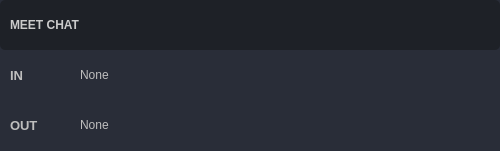
      <widget class="QFrame" name="frame_chat">
       <property name="geometry">
        <rect>
         <x>10</x>
         <y>50</y>
         <width>500</width>
         <height>151</height>
        </rect>
       </property>
       <property name="styleSheet">
        <string notr="true">background-color: rgb(41, 45, 56);
border-radius: 5px;
</string>
       </property>
       <property name="frameShape">
        <enum>QFrame::StyledPanel</enum>
       </property>
       <property name="frameShadow">
        <enum>QFrame::Raised</enum>
       </property>
       <widget class="QFrame" name="frame_chat_title_bar">
        <property name="geometry">
         <rect>
          <x>0</x>
          <y>0</y>
          <width>500</width>
          <height>50</height>
         </rect>
        </property>
        <property name="styleSheet">
         <string notr="true">background-color: rgba(27, 29, 35, 200)</string>
        </property>
        <property name="frameShape">
         <enum>QFrame::StyledPanel</enum>
        </property>
        <property name="frameShadow">
         <enum>QFrame::Raised</enum>
        </property>
        <widget class="QLabel" name="label_chat_title">
         <property name="geometry">
          <rect>
           <x>10</x>
           <y>10</y>
           <width>481</width>
           <height>30</height>
          </rect>
         </property>
         <property name="palette">
          <palette>
           <active>
            <colorrole role="WindowText">
             <brush brushstyle="SolidPattern">
              <color alpha="255">
               <red>203</red>
               <green>203</green>
               <blue>203</blue>
              </color>
             </brush>
            </colorrole>
            <colorrole role="Button">
             <brush brushstyle="SolidPattern">
              <color alpha="0">
               <red>0</red>
               <green>0</green>
               <blue>0</blue>
              </color>
             </brush>
            </colorrole>
            <colorrole role="Base">
             <brush brushstyle="SolidPattern">
              <color alpha="0">
               <red>0</red>
               <green>0</green>
               <blue>0</blue>
              </color>
             </brush>
            </colorrole>
            <colorrole role="Window">
             <brush brushstyle="SolidPattern">
              <color alpha="0">
               <red>0</red>
               <green>0</green>
               <blue>0</blue>
              </color>
             </brush>
            </colorrole>
           </active>
           <inactive>
            <colorrole role="WindowText">
             <brush brushstyle="SolidPattern">
              <color alpha="255">
               <red>203</red>
               <green>203</green>
               <blue>203</blue>
              </color>
             </brush>
            </colorrole>
            <colorrole role="Button">
             <brush brushstyle="SolidPattern">
              <color alpha="0">
               <red>0</red>
               <green>0</green>
               <blue>0</blue>
              </color>
             </brush>
            </colorrole>
            <colorrole role="Base">
             <brush brushstyle="SolidPattern">
              <color alpha="0">
               <red>0</red>
               <green>0</green>
               <blue>0</blue>
              </color>
             </brush>
            </colorrole>
            <colorrole role="Window">
             <brush brushstyle="SolidPattern">
              <color alpha="0">
               <red>0</red>
               <green>0</green>
               <blue>0</blue>
              </color>
             </brush>
            </colorrole>
           </inactive>
           <disabled>
            <colorrole role="WindowText">
             <brush brushstyle="SolidPattern">
              <color alpha="255">
               <red>190</red>
               <green>190</green>
               <blue>190</blue>
              </color>
             </brush>
            </colorrole>
            <colorrole role="Button">
             <brush brushstyle="SolidPattern">
              <color alpha="0">
               <red>0</red>
               <green>0</green>
               <blue>0</blue>
              </color>
             </brush>
            </colorrole>
            <colorrole role="Base">
             <brush brushstyle="SolidPattern">
              <color alpha="0">
               <red>0</red>
               <green>0</green>
               <blue>0</blue>
              </color>
             </brush>
            </colorrole>
            <colorrole role="Window">
             <brush brushstyle="SolidPattern">
              <color alpha="0">
               <red>0</red>
               <green>0</green>
               <blue>0</blue>
              </color>
             </brush>
            </colorrole>
           </disabled>
          </palette>
         </property>
         <property name="font">
          <font>
           <family>Segoe UI</family>
           <weight>75</weight>
           <bold>true</bold>
          </font>
         </property>
         <property name="styleSheet">
          <string notr="true">background: transparent;
</string>
         </property>
         <property name="text">
          <string>MEET CHAT</string>
         </property>
        </widget>
       </widget>
       <widget class="QFrame" name="frame_chat_input_bar">
        <property name="geometry">
         <rect>
          <x>70</x>
          <y>50</y>
          <width>470</width>
          <height>50</height>
         </rect>
        </property>
        <property name="frameShape">
         <enum>QFrame::StyledPanel</enum>
        </property>
        <property name="frameShadow">
         <enum>QFrame::Raised</enum>
        </property>
        <widget class="QLabel" name="label_chat_input">
         <property name="geometry">
          <rect>
           <x>10</x>
           <y>10</y>
           <width>440</width>
           <height>30</height>
          </rect>
         </property>
         <property name="palette">
          <palette>
           <active>
            <colorrole role="WindowText">
             <brush brushstyle="SolidPattern">
              <color alpha="255">
               <red>190</red>
               <green>190</green>
               <blue>190</blue>
              </color>
             </brush>
            </colorrole>
            <colorrole role="Button">
             <brush brushstyle="SolidPattern">
              <color alpha="255">
               <red>41</red>
               <green>45</green>
               <blue>56</blue>
              </color>
             </brush>
            </colorrole>
            <colorrole role="Base">
             <brush brushstyle="SolidPattern">
              <color alpha="255">
               <red>41</red>
               <green>45</green>
               <blue>56</blue>
              </color>
             </brush>
            </colorrole>
            <colorrole role="Window">
             <brush brushstyle="SolidPattern">
              <color alpha="255">
               <red>41</red>
               <green>45</green>
               <blue>56</blue>
              </color>
             </brush>
            </colorrole>
           </active>
           <inactive>
            <colorrole role="WindowText">
             <brush brushstyle="SolidPattern">
              <color alpha="255">
               <red>190</red>
               <green>190</green>
               <blue>190</blue>
              </color>
             </brush>
            </colorrole>
            <colorrole role="Button">
             <brush brushstyle="SolidPattern">
              <color alpha="255">
               <red>41</red>
               <green>45</green>
               <blue>56</blue>
              </color>
             </brush>
            </colorrole>
            <colorrole role="Base">
             <brush brushstyle="SolidPattern">
              <color alpha="255">
               <red>41</red>
               <green>45</green>
               <blue>56</blue>
              </color>
             </brush>
            </colorrole>
            <colorrole role="Window">
             <brush brushstyle="SolidPattern">
              <color alpha="255">
               <red>41</red>
               <green>45</green>
               <blue>56</blue>
              </color>
             </brush>
            </colorrole>
           </inactive>
           <disabled>
            <colorrole role="WindowText">
             <brush brushstyle="SolidPattern">
              <color alpha="255">
               <red>190</red>
               <green>190</green>
               <blue>190</blue>
              </color>
             </brush>
            </colorrole>
            <colorrole role="Button">
             <brush brushstyle="SolidPattern">
              <color alpha="255">
               <red>41</red>
               <green>45</green>
               <blue>56</blue>
              </color>
             </brush>
            </colorrole>
            <colorrole role="Base">
             <brush brushstyle="SolidPattern">
              <color alpha="255">
               <red>41</red>
               <green>45</green>
               <blue>56</blue>
              </color>
             </brush>
            </colorrole>
            <colorrole role="Window">
             <brush brushstyle="SolidPattern">
              <color alpha="255">
               <red>41</red>
               <green>45</green>
               <blue>56</blue>
              </color>
             </brush>
            </colorrole>
           </disabled>
          </palette>
         </property>
         <property name="font">
          <font>
           <family>Segoe UI</family>
           <pointsize>9</pointsize>
           <weight>50</weight>
           <bold>false</bold>
          </font>
         </property>
         <property name="frameShadow">
          <enum>QFrame::Sunken</enum>
         </property>
         <property name="text">
          <string>None</string>
         </property>
        </widget>
       </widget>
       <widget class="QFrame" name="frame_chat_output_bar">
        <property name="geometry">
         <rect>
          <x>70</x>
          <y>100</y>
          <width>470</width>
          <height>50</height>
         </rect>
        </property>
        <property name="font">
         <font>
          <family>Ubuntu</family>
          <pointsize>11</pointsize>
         </font>
        </property>
        <property name="frameShape">
         <enum>QFrame::StyledPanel</enum>
        </property>
        <property name="frameShadow">
         <enum>QFrame::Raised</enum>
        </property>
        <widget class="QLabel" name="label_chat_output">
         <property name="geometry">
          <rect>
           <x>10</x>
           <y>10</y>
           <width>440</width>
           <height>30</height>
          </rect>
         </property>
         <property name="palette">
          <palette>
           <active>
            <colorrole role="WindowText">
             <brush brushstyle="SolidPattern">
              <color alpha="255">
               <red>190</red>
               <green>190</green>
               <blue>190</blue>
              </color>
             </brush>
            </colorrole>
            <colorrole role="Button">
             <brush brushstyle="SolidPattern">
              <color alpha="255">
               <red>41</red>
               <green>45</green>
               <blue>56</blue>
              </color>
             </brush>
            </colorrole>
            <colorrole role="Base">
             <brush brushstyle="SolidPattern">
              <color alpha="255">
               <red>41</red>
               <green>45</green>
               <blue>56</blue>
              </color>
             </brush>
            </colorrole>
            <colorrole role="Window">
             <brush brushstyle="SolidPattern">
              <color alpha="255">
               <red>41</red>
               <green>45</green>
               <blue>56</blue>
              </color>
             </brush>
            </colorrole>
           </active>
           <inactive>
            <colorrole role="WindowText">
             <brush brushstyle="SolidPattern">
              <color alpha="255">
               <red>190</red>
               <green>190</green>
               <blue>190</blue>
              </color>
             </brush>
            </colorrole>
            <colorrole role="Button">
             <brush brushstyle="SolidPattern">
              <color alpha="255">
               <red>41</red>
               <green>45</green>
               <blue>56</blue>
              </color>
             </brush>
            </colorrole>
            <colorrole role="Base">
             <brush brushstyle="SolidPattern">
              <color alpha="255">
               <red>41</red>
               <green>45</green>
               <blue>56</blue>
              </color>
             </brush>
            </colorrole>
            <colorrole role="Window">
             <brush brushstyle="SolidPattern">
              <color alpha="255">
               <red>41</red>
               <green>45</green>
               <blue>56</blue>
              </color>
             </brush>
            </colorrole>
           </inactive>
           <disabled>
            <colorrole role="WindowText">
             <brush brushstyle="SolidPattern">
              <color alpha="255">
               <red>190</red>
               <green>190</green>
               <blue>190</blue>
              </color>
             </brush>
            </colorrole>
            <colorrole role="Button">
             <brush brushstyle="SolidPattern">
              <color alpha="255">
               <red>41</red>
               <green>45</green>
               <blue>56</blue>
              </color>
             </brush>
            </colorrole>
            <colorrole role="Base">
             <brush brushstyle="SolidPattern">
              <color alpha="255">
               <red>41</red>
               <green>45</green>
               <blue>56</blue>
              </color>
             </brush>
            </colorrole>
            <colorrole role="Window">
             <brush brushstyle="SolidPattern">
              <color alpha="255">
               <red>41</red>
               <green>45</green>
               <blue>56</blue>
              </color>
             </brush>
            </colorrole>
           </disabled>
          </palette>
         </property>
         <property name="font">
          <font>
           <family>Segoe UI</family>
           <pointsize>9</pointsize>
          </font>
         </property>
         <property name="frameShape">
          <enum>QFrame::NoFrame</enum>
         </property>
         <property name="frameShadow">
          <enum>QFrame::Sunken</enum>
         </property>
         <property name="text">
          <string>None</string>
         </property>
        </widget>
       </widget>
       <widget class="QLabel" name="label_chat_out_title">
        <property name="geometry">
         <rect>
          <x>10</x>
          <y>110</y>
          <width>50</width>
          <height>30</height>
         </rect>
        </property>
        <property name="palette">
         <palette>
          <active>
           <colorrole role="WindowText">
            <brush brushstyle="SolidPattern">
             <color alpha="255">
              <red>190</red>
              <green>190</green>
              <blue>190</blue>
             </color>
            </brush>
           </colorrole>
           <colorrole role="Button">
            <brush brushstyle="SolidPattern">
             <color alpha="255">
              <red>41</red>
              <green>45</green>
              <blue>56</blue>
             </color>
            </brush>
           </colorrole>
           <colorrole role="Base">
            <brush brushstyle="SolidPattern">
             <color alpha="255">
              <red>41</red>
              <green>45</green>
              <blue>56</blue>
             </color>
            </brush>
           </colorrole>
           <colorrole role="Window">
            <brush brushstyle="SolidPattern">
             <color alpha="255">
              <red>41</red>
              <green>45</green>
              <blue>56</blue>
             </color>
            </brush>
           </colorrole>
          </active>
          <inactive>
           <colorrole role="WindowText">
            <brush brushstyle="SolidPattern">
             <color alpha="255">
              <red>190</red>
              <green>190</green>
              <blue>190</blue>
             </color>
            </brush>
           </colorrole>
           <colorrole role="Button">
            <brush brushstyle="SolidPattern">
             <color alpha="255">
              <red>41</red>
              <green>45</green>
              <blue>56</blue>
             </color>
            </brush>
           </colorrole>
           <colorrole role="Base">
            <brush brushstyle="SolidPattern">
             <color alpha="255">
              <red>41</red>
              <green>45</green>
              <blue>56</blue>
             </color>
            </brush>
           </colorrole>
           <colorrole role="Window">
            <brush brushstyle="SolidPattern">
             <color alpha="255">
              <red>41</red>
              <green>45</green>
              <blue>56</blue>
             </color>
            </brush>
           </colorrole>
          </inactive>
          <disabled>
           <colorrole role="WindowText">
            <brush brushstyle="SolidPattern">
             <color alpha="255">
              <red>190</red>
              <green>190</green>
              <blue>190</blue>
             </color>
            </brush>
           </colorrole>
           <colorrole role="Button">
            <brush brushstyle="SolidPattern">
             <color alpha="255">
              <red>41</red>
              <green>45</green>
              <blue>56</blue>
             </color>
            </brush>
           </colorrole>
           <colorrole role="Base">
            <brush brushstyle="SolidPattern">
             <color alpha="255">
              <red>41</red>
              <green>45</green>
              <blue>56</blue>
             </color>
            </brush>
           </colorrole>
           <colorrole role="Window">
            <brush brushstyle="SolidPattern">
             <color alpha="255">
              <red>41</red>
              <green>45</green>
              <blue>56</blue>
             </color>
            </brush>
           </colorrole>
          </disabled>
         </palette>
        </property>
        <property name="font">
         <font>
          <family>Segoe UI</family>
          <pointsize>10</pointsize>
          <weight>75</weight>
          <bold>true</bold>
         </font>
        </property>
        <property name="text">
         <string>OUT</string>
        </property>
       </widget>
       <widget class="QLabel" name="label_chat_in_title">
        <property name="geometry">
         <rect>
          <x>10</x>
          <y>60</y>
          <width>50</width>
          <height>30</height>
         </rect>
        </property>
        <property name="palette">
         <palette>
          <active>
           <colorrole role="WindowText">
            <brush brushstyle="SolidPattern">
             <color alpha="255">
              <red>190</red>
              <green>190</green>
              <blue>190</blue>
             </color>
            </brush>
           </colorrole>
           <colorrole role="Button">
            <brush brushstyle="SolidPattern">
             <color alpha="255">
              <red>41</red>
              <green>45</green>
              <blue>56</blue>
             </color>
            </brush>
           </colorrole>
           <colorrole role="Base">
            <brush brushstyle="SolidPattern">
             <color alpha="255">
              <red>41</red>
              <green>45</green>
              <blue>56</blue>
             </color>
            </brush>
           </colorrole>
           <colorrole role="Window">
            <brush brushstyle="SolidPattern">
             <color alpha="255">
              <red>41</red>
              <green>45</green>
              <blue>56</blue>
             </color>
            </brush>
           </colorrole>
          </active>
          <inactive>
           <colorrole role="WindowText">
            <brush brushstyle="SolidPattern">
             <color alpha="255">
              <red>190</red>
              <green>190</green>
              <blue>190</blue>
             </color>
            </brush>
           </colorrole>
           <colorrole role="Button">
            <brush brushstyle="SolidPattern">
             <color alpha="255">
              <red>41</red>
              <green>45</green>
              <blue>56</blue>
             </color>
            </brush>
           </colorrole>
           <colorrole role="Base">
            <brush brushstyle="SolidPattern">
             <color alpha="255">
              <red>41</red>
              <green>45</green>
              <blue>56</blue>
             </color>
            </brush>
           </colorrole>
           <colorrole role="Window">
            <brush brushstyle="SolidPattern">
             <color alpha="255">
              <red>41</red>
              <green>45</green>
              <blue>56</blue>
             </color>
            </brush>
           </colorrole>
          </inactive>
          <disabled>
           <colorrole role="WindowText">
            <brush brushstyle="SolidPattern">
             <color alpha="255">
              <red>190</red>
              <green>190</green>
              <blue>190</blue>
             </color>
            </brush>
           </colorrole>
           <colorrole role="Button">
            <brush brushstyle="SolidPattern">
             <color alpha="255">
              <red>41</red>
              <green>45</green>
              <blue>56</blue>
             </color>
            </brush>
           </colorrole>
           <colorrole role="Base">
            <brush brushstyle="SolidPattern">
             <color alpha="255">
              <red>41</red>
              <green>45</green>
              <blue>56</blue>
             </color>
            </brush>
           </colorrole>
           <colorrole role="Window">
            <brush brushstyle="SolidPattern">
             <color alpha="255">
              <red>41</red>
              <green>45</green>
              <blue>56</blue>
             </color>
            </brush>
           </colorrole>
          </disabled>
         </palette>
        </property>
        <property name="font">
         <font>
          <family>Segoe UI</family>
          <pointsize>10</pointsize>
          <weight>75</weight>
          <bold>true</bold>
         </font>
        </property>
        <property name="text">
         <string>IN</string>
        </property>
       </widget>
      </widget>
